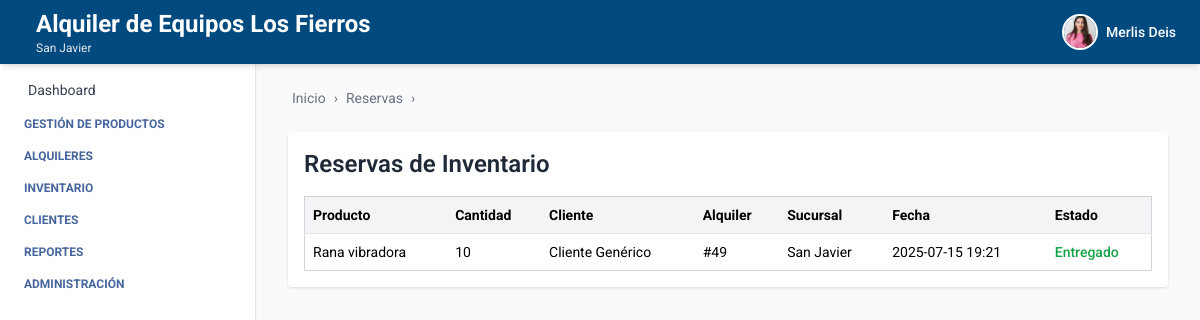
The app's page /inventario/reservas/ (signed in), older data.
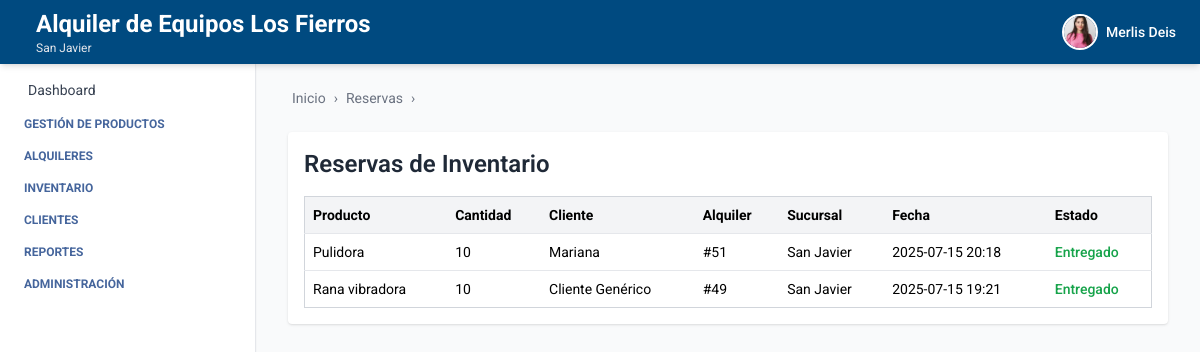
The same page, newer data.
### inventario/models.py (models this page shows, shortened)
class ReservaInventario(models.Model):
    producto = models.ForeignKey(Producto, on_delete=models.CASCADE, related_name='reservas')
    sucursal = models.ForeignKey(Sucursal, on_delete=models.CASCADE, related_name='reservas')
    cliente = models.ForeignKey(Cliente, on_delete=models.PROTECT, related_name='reservas')
    alquiler = models.ForeignKey(Alquiler, on_delete=models.CASCADE, related_name='reservas')
    cantidad_reservada = models.PositiveIntegerField()
    fecha_reserva = models.DateTimeField(auto_now_add=True)
    entregado = models.BooleanField(default=False, help_text="Se marca como entregado cuando el producto se entregue")
    class Meta:
        unique_together = ('producto', 'alquiler')
        verbose_name = 'Reserva de Inventario'
        verbose_name_plural = 'Reservas de Inventario'

### producto/models.py (models this page shows, shortened)
class Producto(models.Model):
    ESTADOS = [
        ("activo", "Activo"),
        ("inactivo", "Inactivo"),
        ("disponible", "Disponible"),
        ("no_disponible", "No disponible"),
    ]
    nombre = models.CharField(max_length=100)
    descripcion = models.TextField()
    codigo_interno = models.CharField(max_length=50)
    estado = models.CharField(max_length=20, choices=ESTADOS, default="activo")
    iva_porcentaje = models.DecimalField(max_digits=5, decimal_places=2, default=0, help_text="Porcentaje de IVA aplicado al producto")
    ubicacion_actual = models.CharField(max_length=100)
    marca = models.CharField(max_length=100, blank=True, null=True)
    modelo = models.CharField(max_length=100, blank=True, null=True)
    serial = models.CharField(max_length=100, blank=True, null=True)
    imagen = models.ImageField(upload_to="media/productos/", null=True, blank=True)
    empresa = models.ForeignKey(Empresa, on_delete=models.CASCADE, related_name='productos', default=1)
    sucursal = models.ForeignKey(Sucursal, on_delete=models.CASCADE, related_name='productos', default=1)
    categoria = models.ForeignKey(Categoria, on_delete=models.SET_NULL, null=True, blank=True, related_name='productos')
    proveedor = models.ForeignKey(Proveedor, on_delete=models.SET_NULL, null=True, blank=True, related_name='productos')
    created_at = models.DateTimeField(auto_now_add=True)
    updated_at = models.DateTimeField(auto_now=True)
    creado_por = models.CharField(max_length=100, blank=True, null=True)
    modificado_por = models.CharField(max_length=100, blank=True, null=True)
    class Meta:
        ordering = ['nombre']
        verbose_name = 'Producto'
        verbose_name_plural = 'Productos'
        constraints = [
            models.UniqueConstraint(fields=['empresa', 'codigo_interno'], name='unique_codigo_por_empresa')
        ]
    objects = ProductoManager()

### persona/models.py (models this page shows, shortened)
class Persona(models.Model):
    TIPO_DOCUMENTO_CHOICES = [
        ('CC', 'Cédula de ciudadanía'),
        ('NIT', 'NIT'),
        ('CE', 'Cédula de extranjería'),
    ]
    nombre = models.CharField(max_length=100)
    apellidos = models.CharField(max_length=100)
    tipo_documento = models.CharField(max_length=10, choices=TIPO_DOCUMENTO_CHOICES)
    telefono = models.CharField(max_length=20, blank=True, null=True)
    correo = models.EmailField(blank=True, null=True)
    direccion = models.CharField(max_length=255, blank=True, null=True)
    class Meta:
        verbose_name = 'Persona'
        verbose_name_plural = 'Personas'

### alquiler/models.py (models this page shows, shortened)
class Alquiler(models.Model):
    ESTADOS_ALQUILER = [
        ('cotizacion', 'Cotización'),
        ('borrador', 'Borrador'),
        ('reservado', 'Reservado'),
        ('despachado', 'Despachado'),
        ('liquidado', 'Liquidado'),
        ('anulado', 'Anulado'),
    ]
    usuario = models.ForeignKey(
        settings.AUTH_USER_MODEL, on_delete=models.CASCADE)
    cliente = models.ForeignKey(
        Cliente, on_delete=models.PROTECT, related_name='alquileres', null=True, blank=True)
    fecha_inicio = models.DateField(null=True, blank=True)
    fecha_fin = models.DateField(null=True, blank=True)
    observaciones = models.TextField(blank=True)
    total = models.DecimalField(
        max_digits=10, decimal_places=2, default=0.0,
        help_text="Total cobro del alquiler"
    )
    estado = models.CharField(
        max_length=20, choices=ESTADOS_ALQUILER, default='borrador')
    descuento_general = models.DecimalField(
        max_digits=5, decimal_places=2, default=0.0,
        help_text="Descuento general en % sobre el total del alquiler"
    )
    created_at = models.DateTimeField(auto_now_add=True)
    updated_at = models.DateTimeField(auto_now=True)
    created_by = models.ForeignKey(
        settings.AUTH_USER_MODEL, on_delete=models.SET_NULL,
        null=True, blank=True, related_name='alquileres_creados_por'
    )
    updated_by = models.ForeignKey(
        settings.AUTH_USER_MODEL, on_delete=models.SET_NULL,
        null=True, blank=True, related_name='alquileres_actualizados_por'
    )

### empresa/models.py (models this page shows, shortened)
class Sucursal(models.Model):
    ESTADOS = [
        ("activo", "Activo"),
        ("inactivo", "Inactivo"),
    ]
    empresa = models.ForeignKey(Empresa, related_name='sucursales', on_delete=models.CASCADE)
    nombre = models.CharField(max_length=100)
    ciudad = models.CharField(max_length=100)
    direccion = models.CharField(max_length=255)
    departamento = models.CharField(max_length=100, blank=True, null=True)
    telefono = models.CharField(max_length=20, blank=True, null=True)
    estado = models.CharField(max_length=20, choices=ESTADOS, default="activo")

### inventario/views_reserva.py (the view)
# urls.py: path('reservas/', listar_reservas, name='listado_reservas'),
@login_required
def listar_reservas(request):
    reservas = ReservaInventario.objects.filter(sucursal=request.user.sucursal).select_related(
        'producto', 'cliente', 'sucursal', 'alquiler'
    ).order_by('-fecha_reserva')
    context = {
        'reservas': reservas,
        'breadcrumb_items': [('Reservas', 'Listado')],
    }
    return render(request, 'listado_reservas.html', context)

### inventario/templates/listado_reservas.html
{% extends 'index.html' %}
{% load humanize %}
{% block breadcrumb %}
  {% include 'breadcrumb.html' with home='/' breadcrumbs=breadcrumb_items %}
{% endblock %}
{% block content %}
<div class="max-w-5xl mx-auto mt-6 bg-white p-4 rounded shadow">
  <h2 class="text-2xl font-semibold text-gray-800 mb-4">Reservas de Inventario</h2>
  <table class="min-w-full bg-white border border-gray-300 rounded text-sm">
    <thead class="bg-gray-100">
      <tr>
        <th class="text-left p-2">Producto</th>
        <th class="text-left p-2">Cantidad</th>
        <th class="text-left p-2">Cliente</th>
        <th class="text-left p-2">Alquiler</th>
        <th class="text-left p-2">Sucursal</th>
        <th class="text-left p-2">Fecha</th>
        <th class="text-left p-2">Estado</th>
      </tr>
    </thead>
    <tbody>
      {% for r in reservas %}
      <tr class="border-t">
        <td class="p-2">{{ r.producto.nombre }}</td>
        <td class="p-2">{{ r.cantidad_reservada }}</td>
        <td class="p-2">{{ r.cliente.nombre }}</td>
        <td class="p-2">#{{ r.alquiler.id }}</td>
        <td class="p-2">{{ r.sucursal.nombre }}</td>
        <td class="p-2">{{ r.fecha_reserva|date:"Y-m-d H:i" }}</td>
        <td class="p-2">
          {% if r.entregado %}
            <span class="text-green-600 font-medium">Entregado</span>
          {% else %}
            <span class="text-yellow-600 font-medium">Reservado</span>
          {% endif %}
        </td>
      </tr>
      {% empty %}
      <tr>
        <td colspan="7" class="p-2 text-center text-gray-500">No hay reservas registradas.</td>
      </tr>
      {% endfor %}
    </tbody>
  </table>
</div>
{% endblock %}

Row changes from the older to the newer data that the page shows:
added ReservaInventario: producto.nombre "Pulidora", cantidad_reservada "10", cliente.nombre "Mariana", alquiler.id "51", sucursal.nombre "San Javier", fecha_reserva "2025-07-15 20:18", entregado "Entregado"
